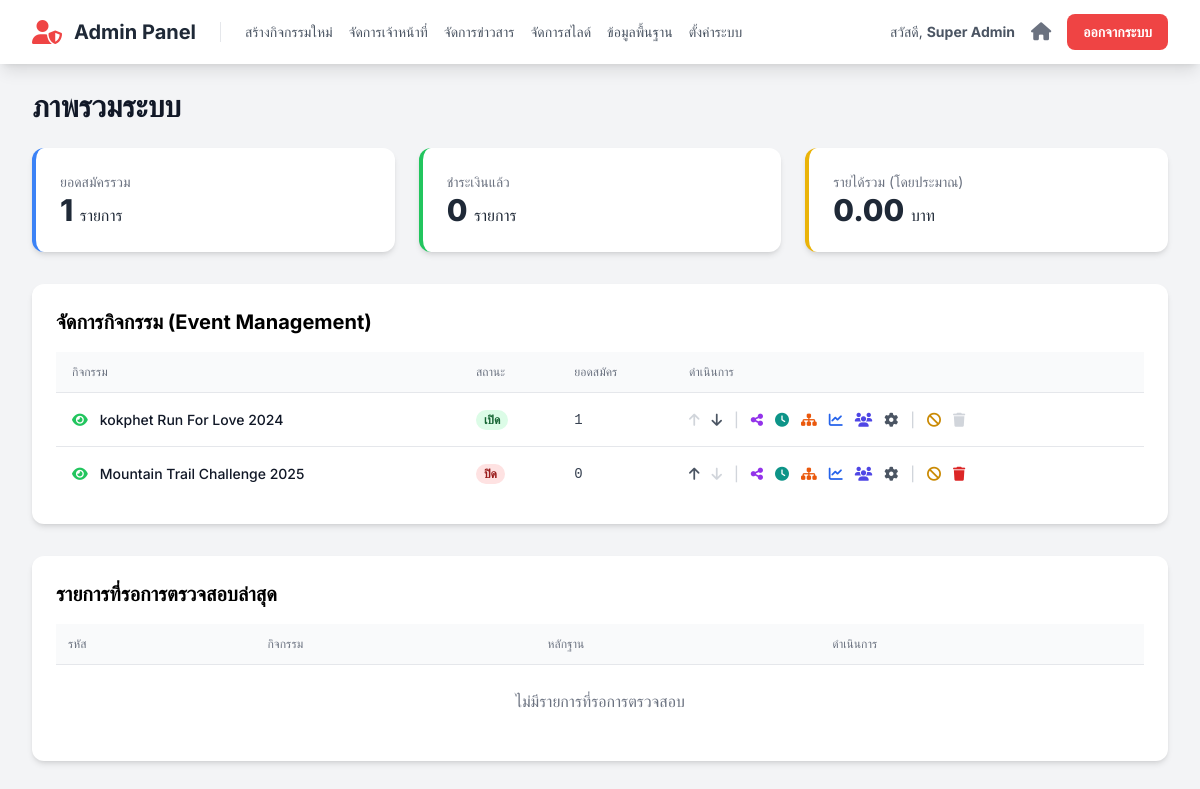
Page /admin/index.php (signed in) on the committed database.
### tables this page shows
CREATE TABLE `events` (
  `id` int(11) NOT NULL,
  `event_code` varchar(50) NOT NULL COMMENT 'รหัสอ้างอิงกิจกรรม เช่น sskpa-run-25',
  `name` varchar(255) NOT NULL COMMENT 'ชื่อกิจกรรม',
  `slogan` varchar(255) DEFAULT NULL,
  `theme_color` varchar(20) NOT NULL DEFAULT 'indigo',
  `color_code` varchar(7) NOT NULL DEFAULT '#4f46e5',
  `logo_text` varchar(100) DEFAULT NULL,
  `is_visible` tinyint(1) NOT NULL DEFAULT 1,
  `is_cancelled` tinyint(1) NOT NULL DEFAULT 0,
  `sort_order` int(11) NOT NULL DEFAULT 0,
  `is_registration_open` tinyint(1) NOT NULL DEFAULT 0 COMMENT '0=ปิด, 1=เปิด',
  `organizer` varchar(255) DEFAULT NULL,
  `organizer_phone` varchar(50) DEFAULT NULL,
  `organizer_email` varchar(100) DEFAULT NULL,
  `organizer_line_id` varchar(100) DEFAULT NULL,
  `organizer_logo_url` text DEFAULT NULL,
  `contact_person_name` varchar(255) DEFAULT NULL,
  `contact_person_phone` varchar(50) DEFAULT NULL,
  `payment_bank` varchar(100) DEFAULT NULL,
  `payment_account_name` varchar(255) DEFAULT NULL,
  `payment_account_number` varchar(50) DEFAULT NULL,
  `payment_qr_code_url` text DEFAULT NULL,
  `enable_shipping` tinyint(1) NOT NULL DEFAULT 0 COMMENT '0=ปิด, 1=เปิดใช้งานตัวเลือกการจัดส่ง',
  `shipping_cost` decimal(10,2) NOT NULL DEFAULT 0.00 COMMENT 'ค่าจัดส่ง (ถ้ามี)',
  `start_date` datetime NOT NULL,
  `cover_image_url` text DEFAULT NULL,
  `card_thumbnail_url` text DEFAULT NULL,
  `map_embed_url` text DEFAULT NULL,
  `map_direction_url` text DEFAULT NULL,
  `description` text DEFAULT NULL,
  `awards_description` text DEFAULT NULL,
  `bib_prefix` varchar(20) DEFAULT NULL COMMENT 'คำนำหน้า BIB',
  `bib_start_number` int(11) NOT NULL DEFAULT 1 COMMENT 'เลข BIB เริ่มต้น',
  `bib_padding` int(11) NOT NULL DEFAULT 4 COMMENT 'จำนวนหลักของเลข BIB',
  `bib_next_number` int(11) DEFAULT NULL COMMENT 'เลข BIB ลำดับถัดไปที่จะใช้',
  `corral_settings` longtext DEFAULT NULL COMMENT 'การตั้งค่ากลุ่มปล่อยตัว' CHECK (json_valid(`corral_settings`)),
  `payment_deadline` datetime DEFAULT NULL COMMENT 'วันหมดเขตการชำระเงิน',
  `bib_background_url` text DEFAULT NULL COMMENT 'Path to custom BIB background image'
);

### functions.php (called while the page is built, shortened)
<?php
function e($data) {
    return htmlspecialchars($data ?? '', ENT_QUOTES, 'UTF-8');
}
?>

### admin/index.php (the view, shortened to what this page needs)
<?php
require_once '../config.php';
require_once '../functions.php';
$stats_query = "
    SELECT
        COUNT(r.id) as total_registrations,
        SUM(CASE WHEN r.status = 'ชำระเงินแล้ว' THEN 1 ELSE 0 END) as paid_registrations,
        SUM(CASE WHEN r.status = 'ชำระเงินแล้ว' THEN d.price ELSE 0 END) as total_revenue
    FROM registrations r
    JOIN distances d ON r.distance_id = d.id
";
$stats_stmt = $mysqli->prepare($stats_query);
$stats_stmt->execute();
$overall_stats = $stats_stmt->get_result()->fetch_assoc();
$active_events = [];
$cancelled_events = [];
$events_query_sql = "SELECT id, event_code, name, is_registration_open, is_visible, is_cancelled, sort_order FROM events";
$events_query_sql .= " ORDER BY sort_order ASC";
$result = $mysqli->query($events_query_sql);
while($row = $result->fetch_assoc()){
    if ($row['is_cancelled']) {
        $cancelled_events[] = $row;
    } else {
        $active_events[] = $row;
    }
}
$pending_query = "
    SELECT r.id, r.registration_code, e.name as event_name, r.payment_slip_url
    FROM registrations r
    JOIN events e ON r.event_id = e.id
    WHERE r.status = 'รอตรวจสอบ'
";
$pending_query .= " ORDER BY r.registered_at ASC LIMIT 5";
$pending_stmt = $mysqli->prepare($pending_query);
$pending_stmt->execute();
$pending_registrations = $pending_stmt->get_result()->fetch_all(MYSQLI_ASSOC);
include 'partials/header.php';
?>
<h1 class="text-3xl font-bold text-gray-900 mb-6">ภาพรวมระบบ</h1>
<div class="grid grid-cols-1 md:grid-cols-3 gap-6 mb-8">
    <div class="bg-white p-6 rounded-xl shadow-md border-l-4 border-blue-500">
        <p class="text-sm text-gray-500">ยอดสมัครรวม</p>
        <p class="text-3xl font-extrabold text-gray-800"><?= number_format($overall_stats['total_registrations'] ?? 0) ?> <span class="text-base font-medium">รายการ</span></p>
    </div>
    <div class="bg-white p-6 rounded-xl shadow-md border-l-4 border-green-500">
        <p class="text-sm text-gray-500">ชำระเงินแล้ว</p>
        <p class="text-3xl font-extrabold text-gray-800"><?= number_format($overall_stats['paid_registrations'] ?? 0) ?> <span class="text-base font-medium">รายการ</span></p>
    </div>
    <div class="bg-white p-6 rounded-xl shadow-md border-l-4 border-yellow-500">
        <p class="text-sm text-gray-500">รายได้รวม (โดยประมาณ)</p>
        <p class="text-3xl font-extrabold text-gray-800"><?= number_format($overall_stats['total_revenue'] ?? 0, 2) ?> <span class="text-base font-medium">บาท</span></p>
    </div>
</div>
<div class="bg-white p-6 rounded-xl shadow-md mb-8">
    <h2 class="text-xl font-bold mb-4">จัดการกิจกรรม (Event Management)</h2>
    <div class="overflow-x-auto">
        <table class="min-w-full divide-y divide-gray-200">
            <thead class="bg-gray-50">
                <tr>
                    <th class="px-4 py-3 text-left text-xs font-medium text-gray-500 uppercase">กิจกรรม</th>
                    <th class="px-4 py-3 text-left text-xs font-medium text-gray-500 uppercase">สถานะ</th>
                    <th class="px-4 py-3 text-left text-xs font-medium text-gray-500 uppercase">ยอดสมัคร</th>
                    <th class="px-4 py-3 text-left text-xs font-medium text-gray-500 uppercase">ดำเนินการ</th>
                </tr>
            </thead>
            <tbody class="bg-white divide-y divide-gray-200">
                <?php foreach($active_events as $index => $event):
                    $event_stats_stmt = $mysqli->prepare("SELECT COUNT(id) as total FROM registrations WHERE event_id = ?");
                    $event_stats_stmt->bind_param("i", $event['id']);
                    $event_stats_stmt->execute();
                    $total_regs = $event_stats_stmt->get_result()->fetch_assoc()['total'];
                ?>
                <tr>
                    <td class="px-4 py-4 whitespace-nowrap text-sm font-medium text-gray-900">
                        <div class="flex items-center gap-3">
                            <a href="../actions/update_event_visibility.php?id=<?= e($event['id']) ?>"
                               class="<?= $event['is_visible'] ? 'text-green-500' : 'text-gray-400' ?>"
                               title="<?= $event['is_visible'] ? 'ซ่อนจากหน้าแรก' : 'แสดงในหน้าแรก' ?>">
                                <i class="fa-solid fa-<?= $event['is_visible'] ? 'eye' : 'eye-slash' ?>"></i>
                            </a>
                            <span><?= e($event['name']) ?></span>
                        </div>
                    </td>
                    <td class="px-4 py-4 whitespace-nowrap text-sm">
                        <span class="px-2 inline-flex text-xs leading-5 font-semibold rounded-full <?= $event['is_registration_open'] ? 'bg-green-100 text-green-800' : 'bg-red-100 text-red-800' ?>">
                            <?= $event['is_registration_open'] ? 'เปิด' : 'ปิด' ?>
                        </span>
                    </td>
                    <td class="px-4 py-4 whitespace-nowrap text-sm text-gray-700 font-mono"><?= $total_regs ?></td>
                    <td class="px-4 py-4 whitespace-nowrap text-sm font-medium">
                        <div class="flex items-center space-x-3">
                            <?php if ($is_super_admin): ?>
                                <a href="../actions/update_event_order.php?id=<?= e($event['id']) ?>&direction=up" class="<?= $index === 0 ? 'text-gray-300 cursor-not-allowed' : 'text-gray-600 hover:text-black' ?>" title="เลื่อนขึ้น"><i class="fa-solid fa-arrow-up"></i></a>
                                <a href="../actions/update_event_order.php?id=<?= e($event['id']) ?>&direction=down" class="<?= $index === count($active_events) - 1 ? 'text-gray-300 cursor-not-allowed' : 'text-gray-600 hover:text-black' ?>" title="เลื่อนลง"><i class="fa-solid fa-arrow-down"></i></a>
                                <span class="text-gray-300">|</span>
                            <?php endif; ?>
                            <a href="#" onclick="showShareModal('<?= e($event['event_code']) ?>', '<?= e($event['name']) ?>')" class="text-purple-600 hover:text-purple-900" title="แชร์"><i class="fa-solid fa-share-alt"></i></a>
                            <a href="event_schedule.php?event_id=<?= e($event['id']) ?>" class="text-teal-600 hover:text-teal-900" title="กำหนดการ"><i class="fa-solid fa-clock"></i></a>
                            <a href="event_categories.php?event_id=<?= e($event['id']) ?>" class="text-orange-600 hover:text-orange-900" title="จัดการรุ่นการแข่งขัน"><i class="fa-solid fa-sitemap"></i></a>
                            <a href="reports.php?event_id=<?= e($event['id']) ?>" class="text-blue-600 hover:text-blue-900" title="รายงาน"><i class="fa-solid fa-chart-line"></i></a>
                            <a href="registrants.php?event_id=<?= e($event['id']) ?>" class="text-indigo-600 hover:text-indigo-900" title="ผู้สมัคร"><i class="fa-solid fa-users"></i></a>
                            <a href="event_settings.php?event_id=<?= e($event['id']) ?>" class="text-gray-600 hover:text-gray-900" title="แก้ไข"><i class="fa-solid fa-cog"></i></a>
                            <span class="text-gray-300">|</span>
                            <a href="../actions/manage_event_status.php?action=cancel&id=<?= e($event['id']) ?>" onclick="return confirm('คุณแน่ใจหรือไม่ว่าต้องการยกเลิกกิจกรรมนี้?')" class="text-yellow-600 hover:text-yellow-900" title="ยกเลิก"><i class="fa-solid fa-ban"></i></a>
                            <a href="../actions/manage_event_status.php?action=delete&id=<?= e($event['id']) ?>"
                               onclick="return confirm('คำเตือน! การลบกิจกรรมจะลบข้อมูลทั้งหมดที่เกี่ยวข้องและไม่สามารถกู้คืนได้ คุณแน่ใจหรือไม่?')"
                               class="<?= $total_regs > 0 ? 'text-gray-300 cursor-not-allowed' : 'text-red-600 hover:text-red-900' ?>"
                               <?= $total_regs > 0 ? 'aria-disabled="true" onclick="event.preventDefault(); alert(\'ไม่สามารถลบกิจกรรมที่มีผู้สมัครแล้วได้\');"' : '' ?>
                               title="<?= $total_regs > 0 ? 'ไม่สามารถลบได้' : 'ลบถาวร' ?>">
                               <i class="fa-solid fa-trash"></i>
                            </a>
                        </div>
                    </td>
                </tr>
                <?php endforeach; ?>
            </tbody>
        </table>
    </div>
</div>
<div class="bg-white p-6 rounded-xl shadow-md mt-8">
    <h2 class="text-xl font-bold mb-4">รายการที่รอการตรวจสอบล่าสุด</h2>
    <div class="overflow-x-auto">
        <table class="min-w-full divide-y divide-gray-200">
            <thead class="bg-gray-50">
                <tr>
                    <th class="px-3 py-3 text-left text-xs font-medium text-gray-500 uppercase">รหัส</th>
                    <th class="px-3 py-3 text-left text-xs font-medium text-gray-500 uppercase">กิจกรรม</th>
                    <th class="px-3 py-3 text-left text-xs font-medium text-gray-500 uppercase">หลักฐาน</th>
                    <th class="px-3 py-3 text-left text-xs font-medium text-gray-500 uppercase">ดำเนินการ</th>
                </tr>
            </thead>
            <tbody class="bg-white divide-y divide-gray-200">
                <?php if (empty($pending_registrations)): ?>
                    <tr><td colspan="4" class="text-center py-6 text-gray-500">ไม่มีรายการที่รอการตรวจสอบ</td></tr>
                <?php endif; ?>
            </tbody>
        </table>
    </div>
</div>
<?php
include 'partials/footer.php';
?>

### admin/partials/header.php (style rules this page uses)
body { font-family: 'Inter', 'Sarabun', sans-serif; }

### rows in the picture
events: is_visible 1 (drawn), name "kokphet Run For Love 2024", is_registration_open "เปิด", total_regs "1"
events: is_visible 1 (drawn), name "Mountain Trail Challenge 2025", is_registration_open "ปิด", total_regs "0"

### other values in the picture
$staff_info['full_name'] "Super Admin"
$overall_stats['total_registrations'] "1"
$overall_stats['paid_registrations'] "0"
$overall_stats['total_revenue'] "0.00"
